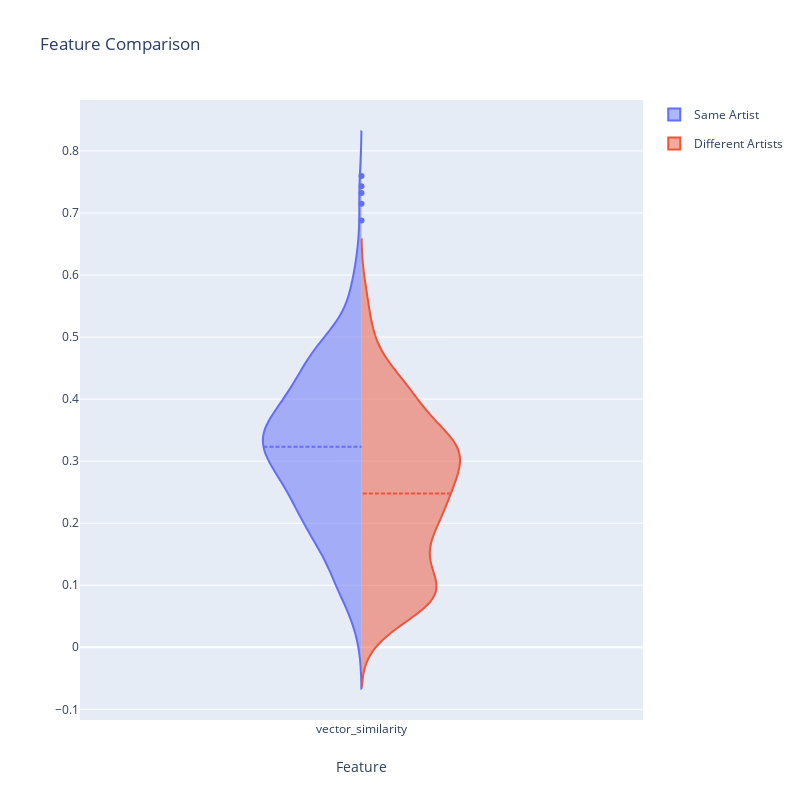

The notebook cell saved with this chart:
### Code cell
fig = violine_feature_plot(feature_df, ['vector_similarity'])
fig.update_layout(
    autosize=False,
    width=800,
    height=800,)
fig.update_xaxes(range=[-1, 1])
fig.show()

### Figure 1 — Plotly figure (JSON) as saved in the notebook; plotly's stock layout.template omitted (floating-point values rounded to 4 significant figures; data arrays with more than 128 entries replaced by an {"elided": "..."} marker saying what was removed)
{"data": [{"legendgroup": "Same Artist", "meanline": {"visible": true}, "name": "Same Artist", "scalegroup": "Same Artist", "side": "negative", "type": "violin", "x": {"elided": "660 str values"}, "y": {"elided": "660 float values"}}, {"legendgroup": "Different Artists", "meanline": {"visible": true}, "name": "Different Artists", "scalegroup": "Different Artists", "side": "positive", "type": "violin", "x": {"elided": "1320 str values"}, "y": {"elided": "1320 float values"}}], "layout": {"autosize": false, "height": 800, "title": {"text": "Feature Comparison"}, "violingap": 0, "violinmode": "overlay", "width": 800, "xaxis": {"range": [-1, 1], "title": {"text": "Feature"}}}}
